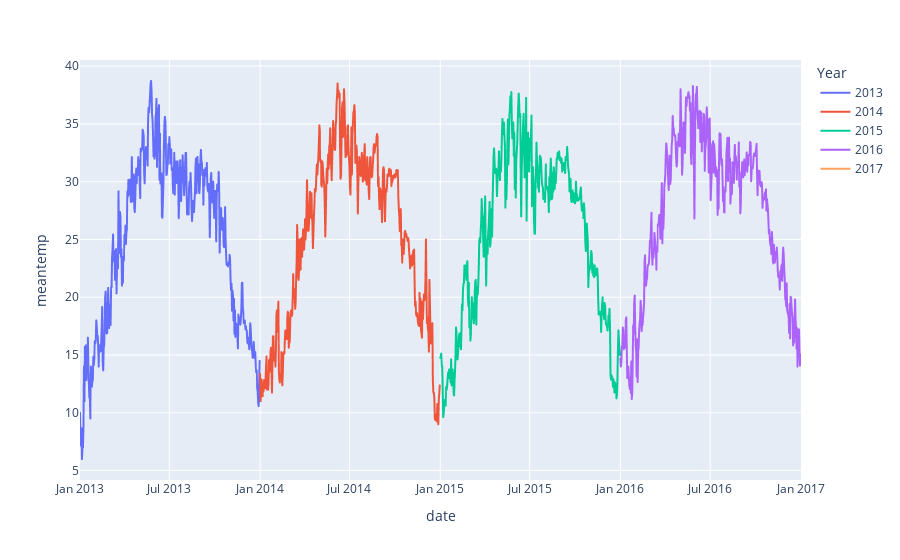

Notebook code cell kept with this figure:
### Code cell
fig4 = px.line(df,x=df.index,y='meantemp',color='Year')
fig4.show()

### Figure 1 — Plotly figure (JSON) as saved in the notebook; plotly's stock layout.template omitted (floating-point values rounded to 4 significant figures; data arrays with more than 128 entries replaced by an {"elided": "..."} marker saying what was removed)
{"data": [{"hovertemplate": "Year=2013<br>date=%{x}<br>meantemp=%{y}<extra></extra>", "legendgroup": "2013", "line": {"color": "#636efa", "dash": "solid"}, "marker": {"symbol": "circle"}, "mode": "lines", "name": "2013", "showlegend": true, "type": "scattergl", "x": {"elided": "365 str values"}, "xaxis": "x", "y": {"elided": "365 float values"}, "yaxis": "y"}, {"hovertemplate": "Year=2014<br>date=%{x}<br>meantemp=%{y}<extra></extra>", "legendgroup": "2014", "line": {"color": "#EF553B", "dash": "solid"}, "marker": {"symbol": "circle"}, "mode": "lines", "name": "2014", "showlegend": true, "type": "scattergl", "x": {"elided": "365 str values"}, "xaxis": "x", "y": {"elided": "365 float values"}, "yaxis": "y"}, {"hovertemplate": "Year=2015<br>date=%{x}<br>meantemp=%{y}<extra></extra>", "legendgroup": "2015", "line": {"color": "#00cc96", "dash": "solid"}, "marker": {"symbol": "circle"}, "mode": "lines", "name": "2015", "showlegend": true, "type": "scattergl", "x": {"elided": "365 str values"}, "xaxis": "x", "y": {"elided": "365 float values"}, "yaxis": "y"}, {"hovertemplate": "Year=2016<br>date=%{x}<br>meantemp=%{y}<extra></extra>", "legendgroup": "2016", "line": {"color": "#ab63fa", "dash": "solid"}, "marker": {"symbol": "circle"}, "mode": "lines", "name": "2016", "showlegend": true, "type": "scattergl", "x": {"elided": "366 str values"}, "xaxis": "x", "y": {"elided": "366 float values"}, "yaxis": "y"}, {"hovertemplate": "Year=2017<br>date=%{x}<br>meantemp=%{y}<extra></extra>", "legendgroup": "2017", "line": {"color": "#FFA15A", "dash": "solid"}, "marker": {"symbol": "circle"}, "mode": "lines", "name": "2017", "showlegend": true, "type": "scattergl", "x": ["2017-01-01T00:00:00"], "xaxis": "x", "y": [10], "yaxis": "y"}], "layout": {"legend": {"title": {"text": "Year"}, "tracegroupgap": 0}, "margin": {"t": 60}, "xaxis": {"anchor": "y", "domain": [0, 1], "title": {"text": "date"}}, "yaxis": {"anchor": "x", "domain": [0, 1], "title": {"text": "meantemp"}}}}
